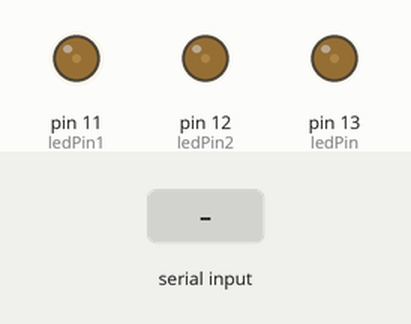
Recording of a sketch running on a simulated Arduino Uno, built with avr-gcc and run on an emulated ATmega328P. Parts: output pins drawn as LEDs (lit = HIGH). The test bench sets the inputs (shaded band).

Above: at 1.2 s.
1.3 s: "90,45\n" received over Serial
At 2.0 s:
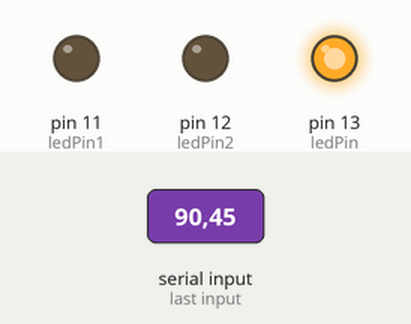
At 3.8 s:
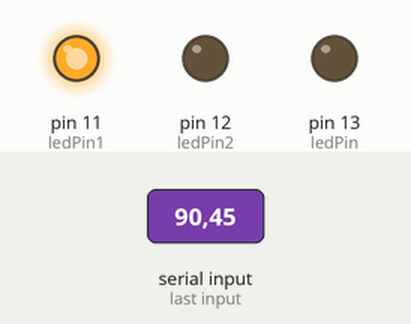
Timing chart, 0 to 13.3 s (numbered marks = the images above; inputs shaded):
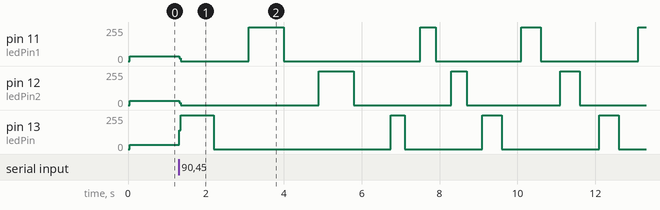

Measured:
- after the input at 1.3 s, pin 12 (ledPin2): goes 0/255 3.6 s, 255/255 0.90 s, 0/255 2.5 s, 255/255 0.40 s, 0/255 2.4 s, 255/255 0.50 s, then 0/255, starting at once

The sketch:

LCD_Blinking.ino
```cpp
/*
 * SerialReceive sketch
 * Blink the LED at a rate proportional to the received digit value
*/
const int ledPin = 13; // pin the LED is connected to
const int ledPin1 = 11;
const int ledPin2 = 12;
int   blinkRate=0;     // blink rate stored in this variable

void setup()
{
  Serial.begin(9600); // Initialize serial port to send and receive at 9600 baud
  pinMode(ledPin, OUTPUT); // set this pin as output
  pinMode(ledPin1, OUTPUT);
  pinMode(ledPin2, OUTPUT);
}

void loop()
{
  if ( Serial.available()) // Check to see if at least one character is available
  {
    char ch = Serial.read();
    if(ch >= '0' && ch <= '9') // is this an ascii digit between 0 and 9?
    {
       blinkRate = (ch - '0');      // ASCII value converted to numeric value
       blinkRate = blinkRate * 100; // actual blinkrate is 100 mS times received
    }
  }
  blink();
}

// blink the LED with the on and off times determined by blinkRate
void blink()
{
  digitalWrite(ledPin,HIGH);
  delay(blinkRate); // delay depends on blinkrate value
  digitalWrite(ledPin,LOW);
  delay(blinkRate);
  digitalWrite(ledPin1,HIGH);
  delay(blinkRate); // delay depends on blinkrate value
  digitalWrite(ledPin1,LOW);
  delay(blinkRate);
  digitalWrite(ledPin2,HIGH);
  delay(blinkRate); // delay depends on blinkrate value
  digitalWrite(ledPin2,LOW);
  delay(blinkRate);
}
```
